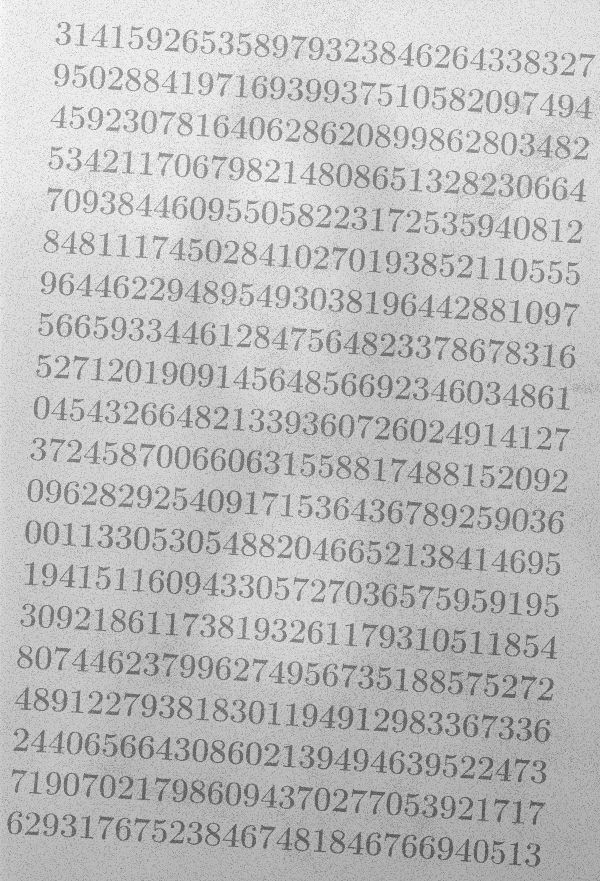
#> input picture Assets/morf_test.png, 600 x 881 px, found by its file name
$ jupyter execute 1.ipynb
#> lines starting #> are read from the running program, lines starting #| are printed output that depends on the picture; after the words box and inside, x2 and y2 are one past the last pixel; in counts of white or black regions, pixels touching at a corner belong together
[cell 1]
import cv2
import numpy as np
import matplotlib.pyplot as plt

# Load the image in grayscale
image = cv2.imread('Assets\morf_test.png', cv2.IMREAD_GRAYSCALE)
#> image is the input picture: shape (881, 600); min 85, max 251, mean 190.6

# Apply morphological operations to estimate background
kernel_size = 15  # You can experiment with this size
kernel = cv2.getStructuringElement(cv2.MORPH_RECT, (kernel_size, kernel_size))

# Option 1: Use Top-hat to enhance bright regions (text on dark background)
tophat = cv2.morphologyEx(image, cv2.MORPH_TOPHAT, kernel)
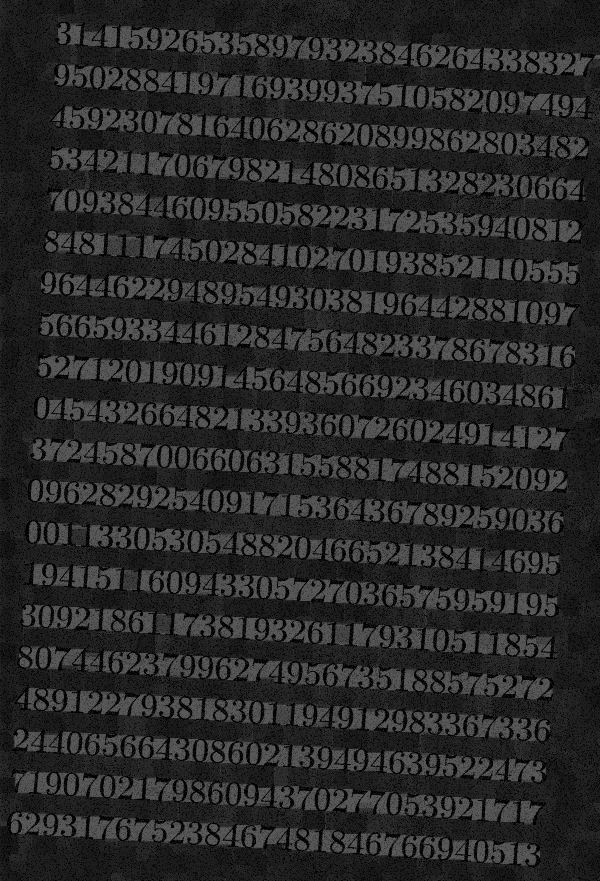
#> tophat: shape (881, 600); min 0, max 90, mean 40.9

# Option 2: Use Bottom-hat to enhance dark regions (text on bright background)
# bottomhat = cv2.morphologyEx(image, cv2.MORPH_BLACKHAT, kernel)

# Background estimation using morphological closing (useful if you go with subtraction)
background = cv2.morphologyEx(image, cv2.MORPH_CLOSE, kernel)
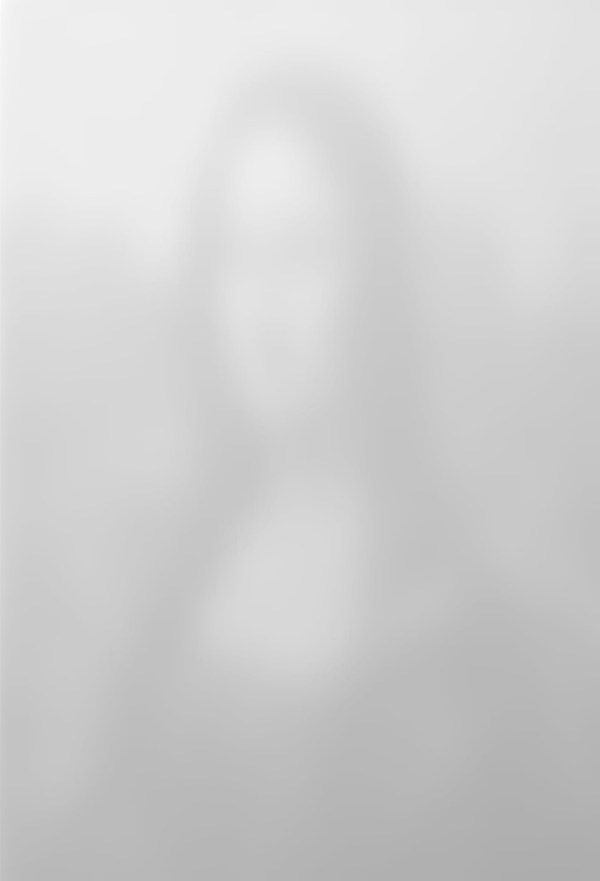
#> background: shape (881, 600); min 173, max 251, mean 207.8
enhanced = cv2.subtract(background, image)
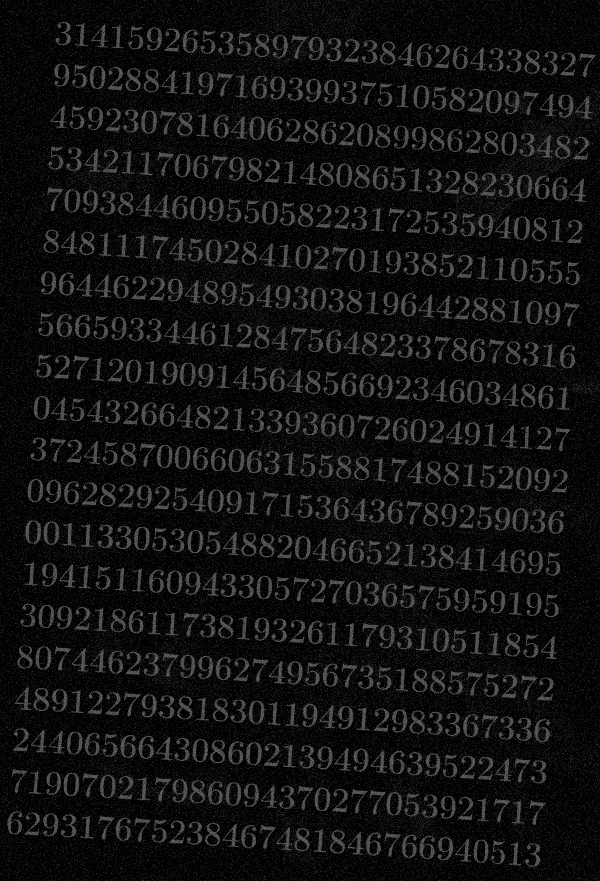
#> enhanced: shape (881, 600); min 0, max 91, mean 17.2

# Combine enhancement (Top-hat or Subtraction)
processed = tophat  # Or use: processed = enhanced

# Apply global thresholding (Otsu's method)
_, binary = cv2.threshold(processed, 0, 255, cv2.THRESH_BINARY + cv2.THRESH_OTSU)
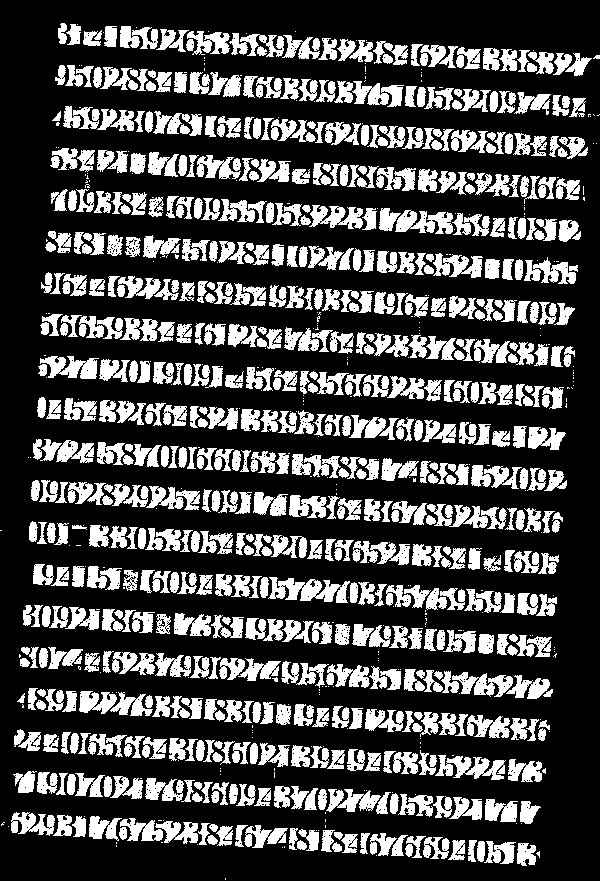
#> binary: shape (881, 600); 28.6% white; 918 white regions (267 under 20 px), largest, box (x1, y1, x2, y2) and area: (268, 577, 350, 603) 1228, (427, 504, 507, 529) 1082, (435, 755, 506, 780) 982

# Optional: Denoising with morphological opening (remove small noise)
noise_kernel = cv2.getStructuringElement(cv2.MORPH_ELLIPSE, (3, 3))
cleaned = cv2.morphologyEx(binary, cv2.MORPH_OPEN, noise_kernel)
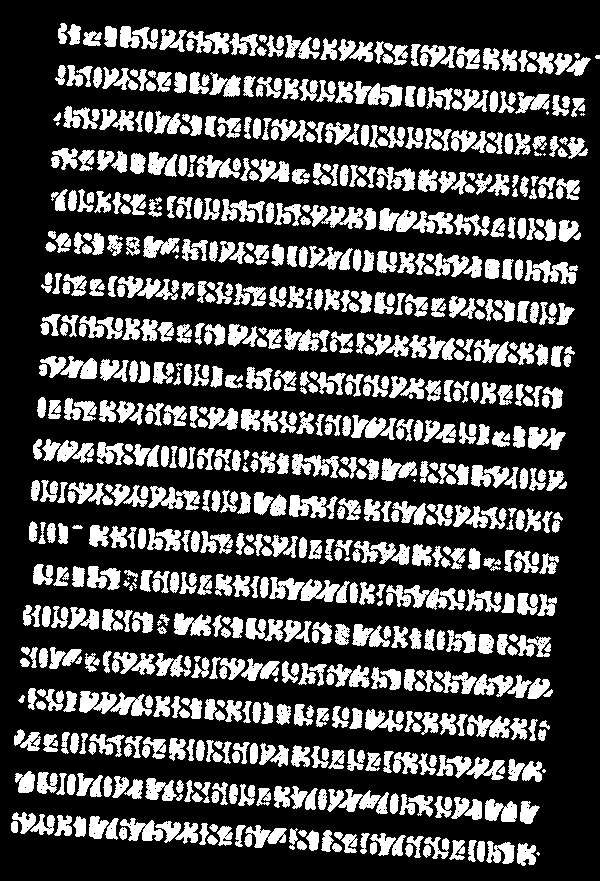
#> cleaned: shape (881, 600); 26.7% white; 833 white regions (17 under 20 px), largest, box (x1, y1, x2, y2) and area: (269, 577, 340, 602) 1021, (524, 260, 576, 284) 714, (289, 495, 327, 518) 599

# Optional: Fill gaps between characters using closing
closed = cv2.morphologyEx(cleaned, cv2.MORPH_CLOSE, noise_kernel)
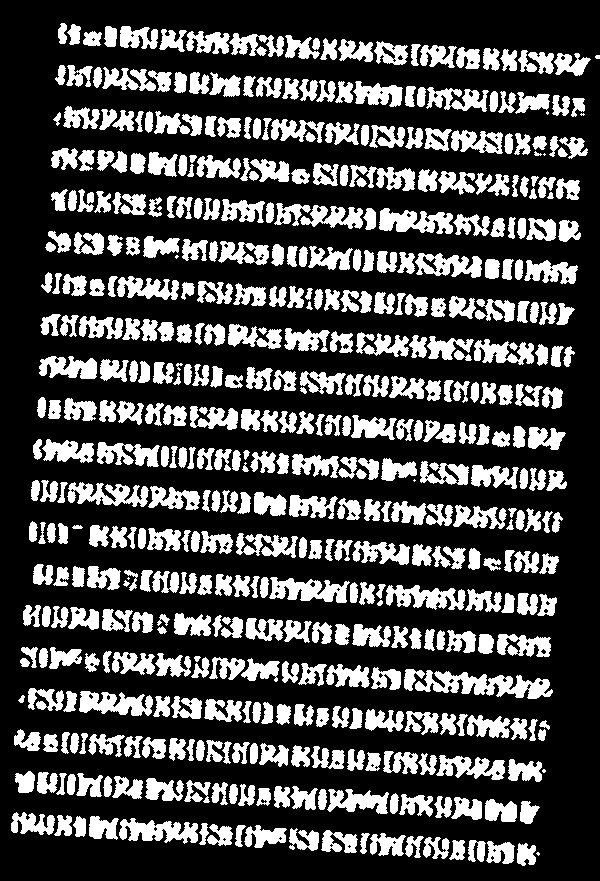
#> closed: shape (881, 600); 27.9% white; 487 white regions (10 under 20 px), largest, box (x1, y1, x2, y2) and area: (415, 670, 553, 699) 1986, (269, 577, 350, 603) 1240, (119, 818, 198, 844) 1221

# Show results
titles = ['Original', 'Top-hat', 'Background Estimation', 'Enhanced', 'Binary', 'Cleaned', 'Closed']
images = [image, tophat, background, enhanced, binary, cleaned, closed]

for i in range(len(images)):
    plt.subplot(2, 4, i + 1)
    plt.imshow(images[i], cmap='gray')
    plt.title(titles[i])
    plt.axis('off')
#> this loop made 7 passes

plt.tight_layout()
plt.show()

$ run again, with Assets/camel.png copied over Assets/morf_test.png
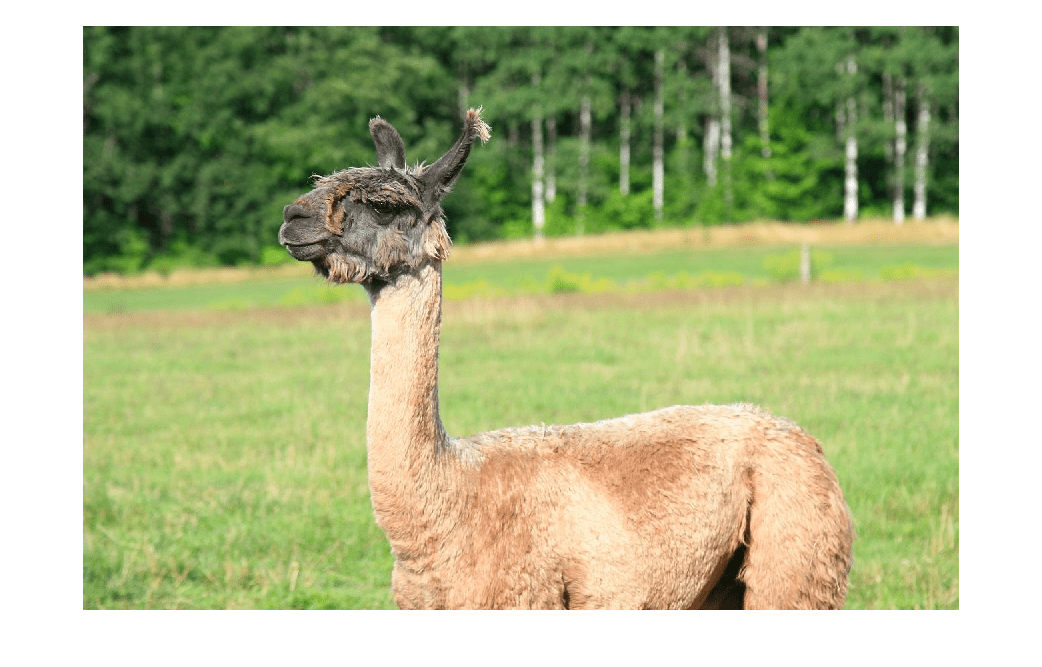
#> input picture Assets/camel.png, 1042 x 667 px, found by its file name
#> `_, binary = cv2.threshold(processed, 0, 255, cv2.THRESH_BINARY + cv2.T..`:
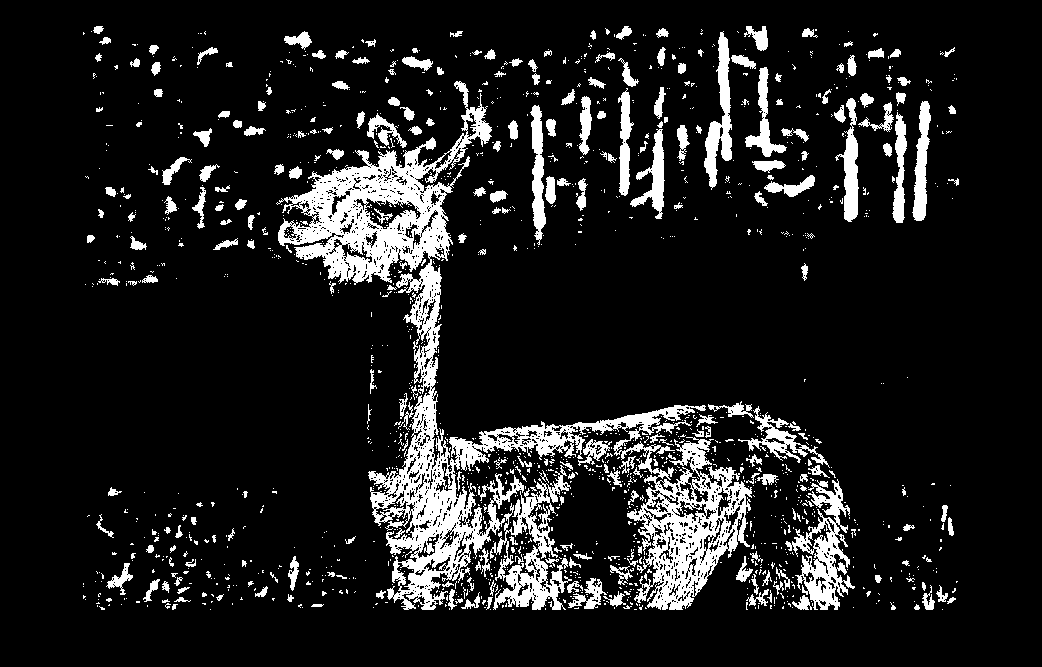
#> binary: shape (667, 1042); 11.9% white; 1559 white regions (1295 under 20 px), largest, box (x1, y1, x2, y2) and area: (276, 81, 752, 610) 39890, (490, 465, 572, 610) 4075, (785, 479, 855, 610) 3376
#> cleaned: shape (667, 1042); 9.8% white; 604 white regions (314 under 20 px), largest, box (x1, y1, x2, y2) and area: (278, 148, 452, 283) 11107, (368, 388, 501, 610) 7734, (642, 470, 752, 610) 5553
#> `closed = cv2.morphologyEx(cleaned, cv2.MORPH_CLOSE, noise_kernel)`:
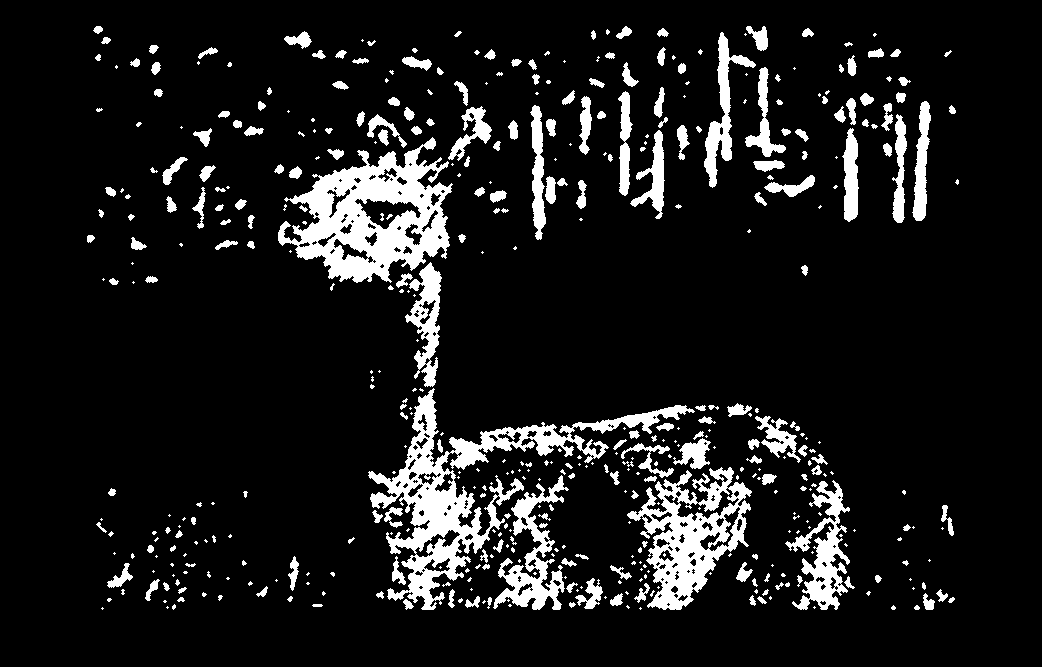
#> closed: shape (667, 1042); 10.4% white; 484 white regions (251 under 20 px), largest, box (x1, y1, x2, y2) and area: (368, 388, 695, 610) 12931, (278, 137, 453, 283) 12248, (627, 467, 752, 610) 7479
#> the loop `for i in range(len(images)):` made 7 passes
